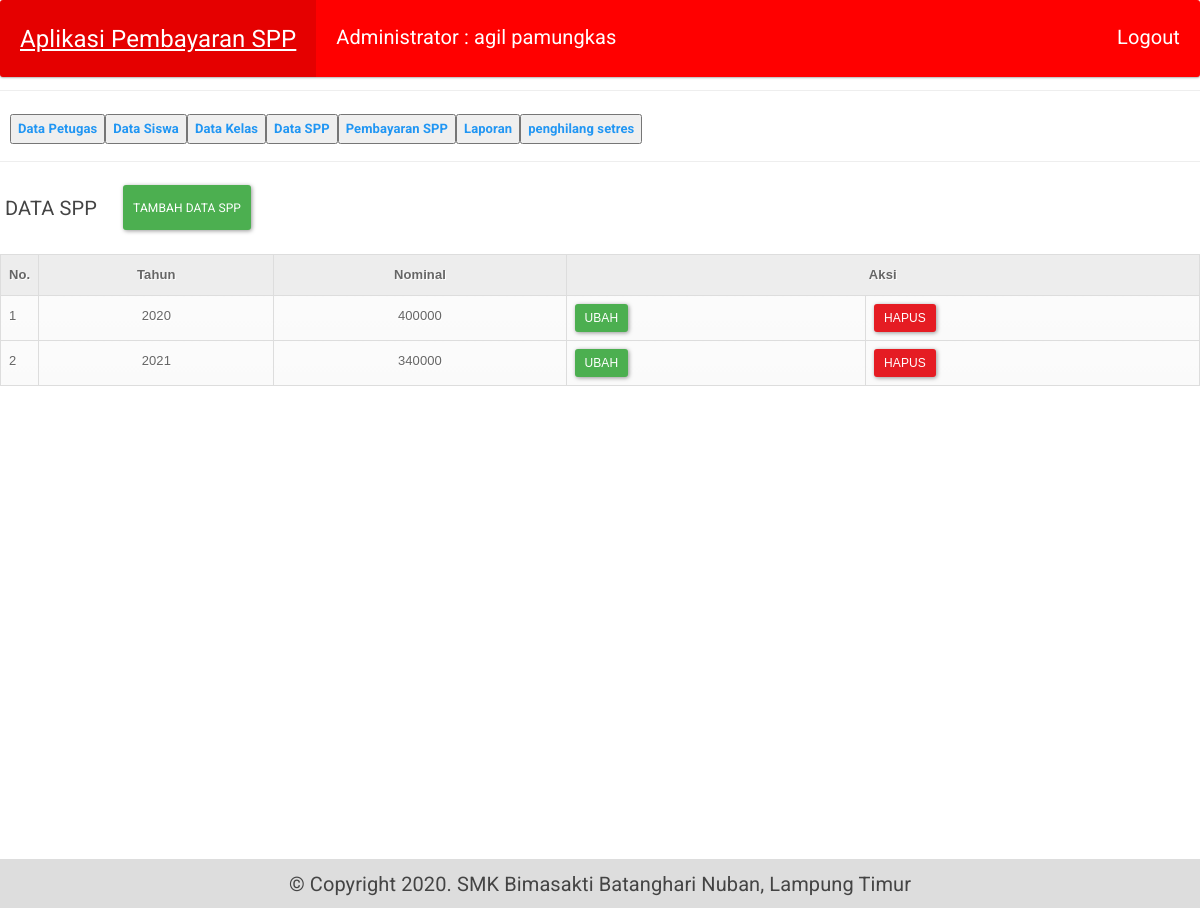
Page /tampil_spp.php (signed in) on the committed database.
### tables this page shows
CREATE TABLE IF NOT EXISTS `spp` (
`id_spp` int(11) NOT NULL,
  `tahun` int(11) NOT NULL,
  `nominal` int(11) NOT NULL
);

### tampil_spp.php (the view)
<?php include "header.php"; ?>
<div class="main">
<div class="row">
<h5>&emsp;DATA SPP </h5>&emsp;&emsp;
    <button class="btn btn-success btn-sm" onclick="location.href='tambah_spp.php'">Tambah Data SPP</button>
</div>
<br>
<div class="table-responsive">
<table class="table table-bordered" cellspacing='0' style="width: 100%">
	<?php require 'koneksi.php';
		$no=1; $ambil=$koneksi->query("SELECT * FROM spp");?>
	<tr>
		<th width="10px">No.</th>
		<th style="text-align: center;">Tahun</th>
		<th style="text-align: center;">Nominal</th>
		<th colspan="2" style="text-align: center;">Aksi</th>
	</tr>
  <?php while($get=$ambil->fetch_assoc()){ ?>
	<tr>
		<td><?php echo $no; ?></td>
		<td><?php echo $get['tahun']; ?></td>
		<td><?php echo $get['nominal']; ?></td>
		<td><a href="edit_spp.php?id=<?php echo $get['id_spp']; ?>"><button class="btn btn-success btn-sm">Ubah</button></a></td>
		<td><a href="method/delete_spp.php?kode=<?= $get['id_spp'];?>"><button class="btn btn-danger btn-sm">Hapus</button>
		</td>
	</tr>
 <?php $no++; ?>
 <?php } ?>
</table>
</div>
</div>
<?php include "footer.php"; ?>

### admin.css (style rules this page uses)
* { box-sizing: border-box; }
@media (min-width: 400px) { button { float: left; } }

### style.css (style rules this page uses)
* { box-sizing: border-box; }
body { font-family: Arial , Helvetica, sans-serif; margin: 0; }
.row { display: -ms-flexbox; display: flex; -ms-flex-wrap: wrap; flex-wrap: wrap; }
body { background: url(assets/p.jpg)no-repeat fixed; -webkit-background-size:100%100%; -moz-background-size:100%100%; -o-background-size:100%100%; background-size:100%100%; }

### table.css (style rules this page uses)
table { font-family: Arial, Helvetica, sans-serif; color: #666; text-shadow: 1px 1px 0px #fff; background: #eaebec; border: #ccc 1px solid; }
table th { padding: 15px 35px; border-left:1px solid #e0e0e0; border-bottom: 1px solid #e0e0e0; background: #ededed; }
table th:first-child { border-left:white; }
table tr { text-align: center; padding-left: 20px; }
table td:first-child { text-align: left; padding-left: 20px; border-left: 0; }
table td { padding: 15px 35px; border-top: 1px solid #ffffff; border-bottom: 1px solid #e0e0e0; border-left: 1px solid #e0e0e0; background: #fafafa; background: -webkit-gradient(linear, left top, left bottom, from(#fbfbfb), to(#fafafa)); background: -moz-linear-gradient(top, #fbfbfb, #fafafa); }
table tr:last-child td { border-bottom: 0; }
table tr:last-child td:first-child { -moz-border-radius-bottomleft: 3px; -webkit-border-bottom-left-radius: 3px; border-bottom-left-radius: 3px; }
table tr:last-child td:last-child { -moz-border-radius-bottomright: 3px; -webkit-border-bottom-right-radius: 3px; border-bottom-right-radius: 3px; }

### rows in the picture
spp: tahun "2020", nominal "400000"
spp: tahun "2021", nominal "340000"

### other values in the picture
$_SESSION['nama_petugas'] "agil pamungkas"
